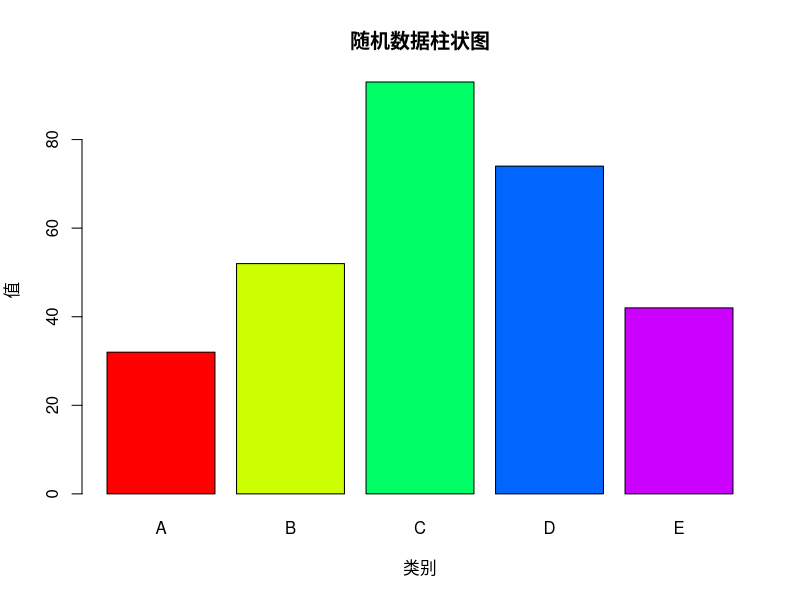

Reproduce this figure in R.
# 生成随机数据
categories <- c("A", "B", "C", "D", "E")
values <- sample(10:100, 5)

# 创建柱状图
barplot(values, names.arg = categories, col = rainbow(5), main = "随机数据柱状图", xlab = "类别", ylab = "值")

# 保存图表到文件
dev.copy(png, filename = "random_bar_plot.png", width = 600, height = 400)
dev.off()

# 输出数据和文件名
print(data.frame(类别 = categories, 值 = values))
print("图表已保存为 random_bar_plot.png")
